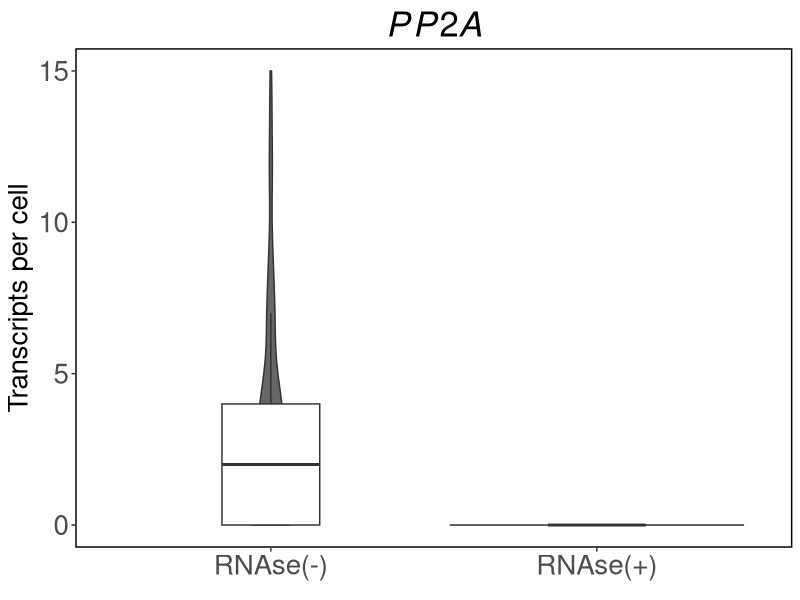
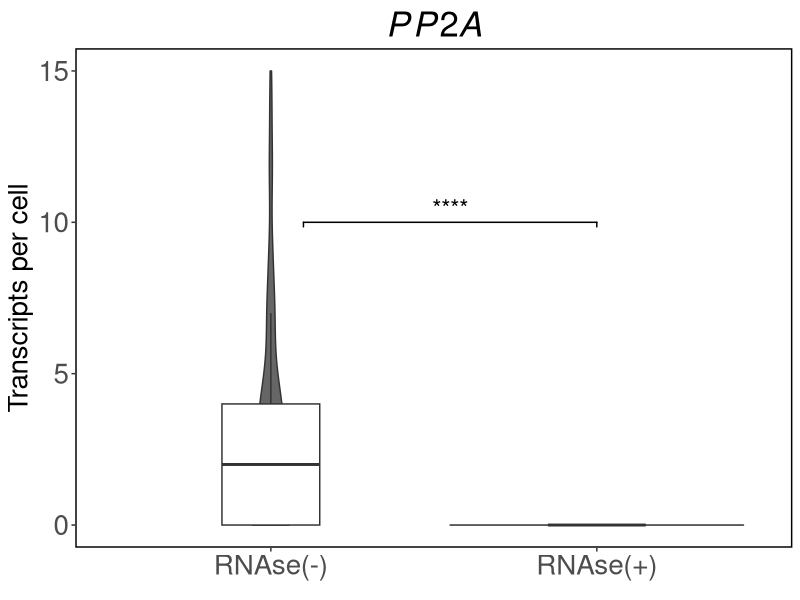

Here is the R script that generated these plots, in order:

setwd("/Volumes/Expansion/zhang_et_al_2024_finaldata/Results/FigS2/C")
library(ggplot2)
library(ggsignif)
######################
####################### PP2A
##################################


data<-read.delim("__FQ_batch_summary_MATURE_230426.txt")
head(data)

data_control<-data[data$FILE=="ROOT12_pp2a_GAPDH_5CON_1-1ch1_aligned_outline.txt",]
COND<-rep("RNAse(-)",dim(data_control)[1])
data_control<-cbind(COND,data_control)
head(data_control)

data_treat<-data[data$FILE=="ROOT12_pp2a_GAPDH_5CON_RNASE-1_aligned_ch1_outline.txt",]
COND<-rep("RNAse(+)",dim(data_treat)[1])
data_treat<-cbind(COND,data_treat)
head(data_treat)

data_join<-rbind(data_control,data_treat)
head(data_join)

log_counts<-log(data_join[,7]+1)
tx_area<-(data_join[,7]+1)/data_join[,4]
log_tx_area<-log(tx_area)
data_log<-cbind(data_join,log_counts,tx_area,log_tx_area)
head(data_log)

#violin plots

p <- ggplot(data, aes(x=data_join$COND, y=data_join$N_thres_Total, fill=data_join$COND)) + 
    geom_violin(trim = TRUE, size=0.5)
p<-p+scale_fill_manual(values=c("gray40", "gray90"))
p<-p+ geom_boxplot(coef=0.95,width=0.3, outlier.shape = NA, fatten=2, notch= FALSE, notchwidth = 2, fill="white")+
    #stat_summary(fun.y=mean,geom="errorbar", aes(ymax = ..y.., ymin = ..y..), size=0.5, width=0.1, linetype = "dashed")+
    theme(panel.background = element_rect(fill = "white", colour = "black", size = 1),
          axis.text = element_text(size = 20),
          axis.title = element_text(colour="black",size = 20),
          axis.text.x=element_text(hjust=0.5),
          plot.title = element_text(colour = "black", size = 25, face = "bold", hjust = 0.5, vjust = 0.5),
          #panel.border = element_blank()
          panel.grid = element_blank(),
          legend.position="none"
    )+
    labs(
         x = element_blank(),  title = expression(italic(PP2A)),
         y = "Transcripts per cell")+
    expand_limits(y = 0)
p


test<-pairwise.t.test(data_join$N_thres_Total,data_join$COND)
p_val = round(test$p.value,digits=4)
# add statistics 
 m1 <- p+geom_signif(annotations = "****",y_position=10,xmin=1.1,xmax=2,tip_length = 0.01,textsize=6)
ggsave("violin_cross_PP2A_RNAse_treatmentV.pdf",plot = m1,width = 4,height = 4)



